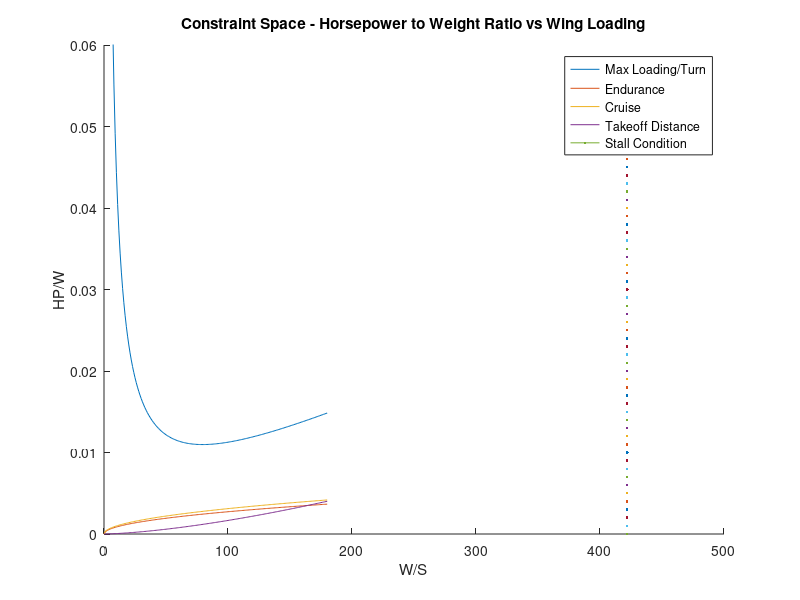
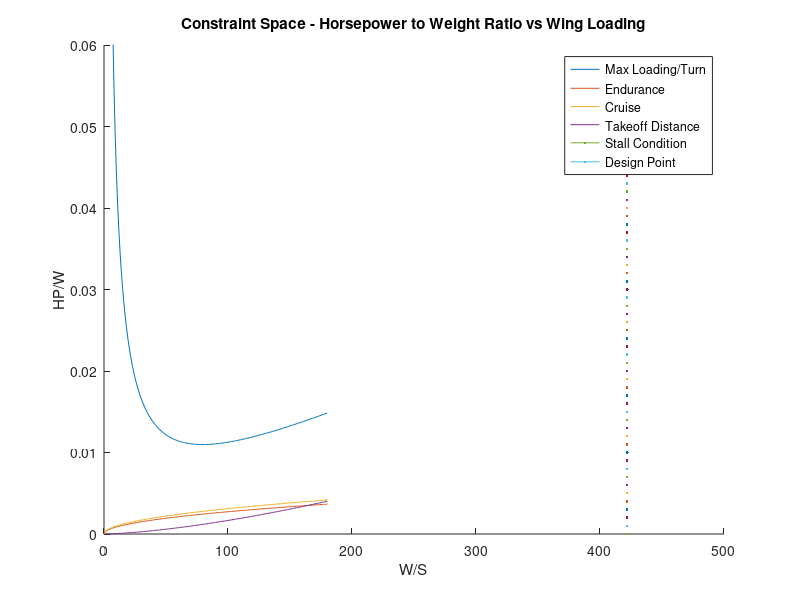
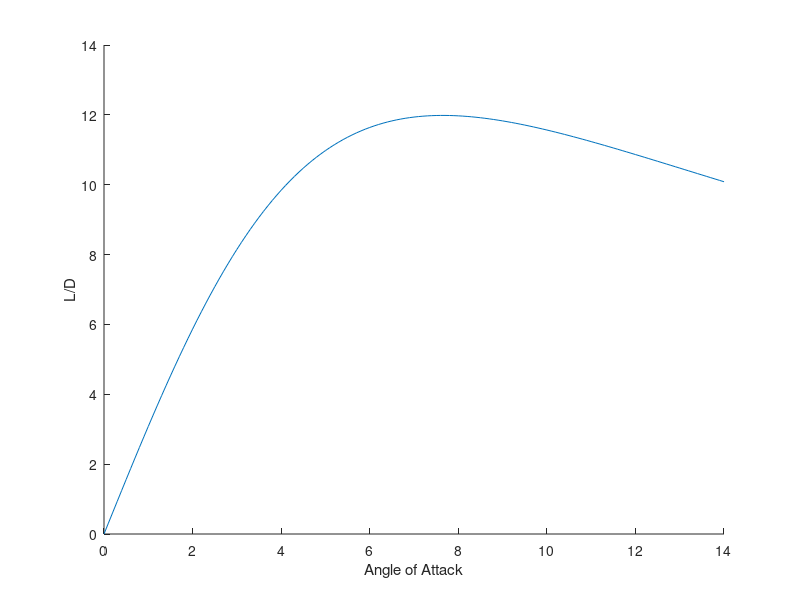

Source code (MATLAB) for these figures, in order:
%Jessica Glass
%Code for creating design space for UAS, determining flight
%characteristics, graphs, etc...

clear all; clc; close all;

%*********CONSTANTS AND INITIAL COMMENTS***************

%some constants/variables
%All of these assumptions have been made using a bungee cord take-off
%method -- this will allow for a larger payload capability due to the fact
%that stall speed is the most sensitive parameter in this constraint space 

rhossl=1.225; %kg/m^3
rho=1.20; %kg/m^3
np=0.7; %assumed propeller efficiency
V=20;  %cruise speed (m/s) - Can be interchanged w/ 20m/s for bungee launch
n=2.5; %turn loading - based on typical bank angle of UAS of this class
g=9.81; %gravity constant
cdo=0.035; %estimated parasitic drag --can range from 0.025-0.04

AR=7.8; %estimated design AR only for sake of constraint space graph -based on this class of aircraft
e=0.8; %assumed efficiency factor - typical assumed value
K=1/(pi*AR*e); %drag due to lift
% **** We have the option to switch out above 3 lines to the equation
% K=1/(4*cdo*(L/D)max^2) where we will assume a value of L/D max (probably
% somewhere between 12-14) ***** In doing this we can use value of K to
% solve for "recommended" AR by AR = 1/(pi*e*K) *****

clmax=input('Enter clmax for chosen airfoil'    );
CLmax=0.9*clmax; %3D estimation of CLmax --only if AR>5
dto=30; %takeoff distance (meters)
vstall=12.5; %stall speed (m/s) -- 9m/s for hand launch

%**********Payload Breakdown*************

%Ironbird Components:
%variables will be named ic_1, ic_2, ic_3...ic_n for simplicity with the
%description of component commented next to it.  weights are all in grams &
%converted to kg after summation

ic_1=38; %3DR Pixhawk
ic_2=16.8; %3DR uBox GPS with compass kit
ic_3=45; %Hitec HS Digital Servo


Wp=(164.1/1000); %estimated payload weight - kilograms
Wto=Wp/0.201; %estimated allowable takeoff weight - based on historical data of small UAS

%********End Payload Breakdown**************



%******Creating our Design Space***********

%Constraint equations to create design space:
WS=0:1:180;
HPW=0:0.001:0.05;
SC=(rho/2)*CLmax*vstall^2;
ML=(1/(550*np))*(.5*rho*V^3*cdo*(1./WS)+2*K*(n^2/(rho*V)).*WS);
ED=(4/(550*np))*cdo^(1/4)*(K/3)^(3/4)*((2/rho).*WS).^(1/2);
CRU=(2/(550*np))*cdo^(1/4)*(K)^(3/4)*((2/rho).*WS).^(1/2);
TOD=(2.44/(550*np))*(1/(g*dto))*((1/(rhossl*CLmax)).*WS).^(3/2);

%constraint space graph
figure(1)
hold on
plot(WS,ML,WS,ED,WS,CRU,WS,TOD,SC,HPW)
ylim([0,0.06]); legend('Max Loading/Turn','Endurance','Cruise','Takeoff Distance','Stall Condition');
ylabel('HP/W');xlabel('W/S');title('Constraint Space - Horsepower to Weight Ratio vs Wing Loading');
hold off

%where the user will pick a design point 
prompt1= 'Enter the horsepower to weight ratio for chosen design point   ';
dhpw=input(prompt1);
prompt2= 'Enter the wing loading for chosen design point   ';
dws=input(prompt2);

%constraint space w/ design point
figure(2)
hold on
plot(WS,ML,WS,ED,WS,CRU,WS,TOD,SC,HPW)
plot(dws,dhpw,'x','markersize',10)
ylim([0,0.06]); legend('Max Loading/Turn','Endurance','Cruise','Takeoff Distance','Stall Condition','Design Point');
ylabel('HP/W');xlabel('W/S');title('Constraint Space - Horsepower to Weight Ratio vs Wing Loading');
hold off

%************PERFORMANCE CHARACTERISTICS************************

%calculating characteristics of aircraft based on design point
S=Wto/dws

% arprompt= 'Pick an aspect ratio   ';  
% dAR=input(arprompt); %aspect ratio
%** Above is user input for design AR which will ultimately be how this
%script is run -- I used a constant value of 8 (below) for the sake of creating
%this script for easier running and less inputs

dAR=8; %will be user input (above)
b=sqrt(S*dAR)
CLo=Wto/(.5*rho*V^2*S) %required operating lift coefficient setting lift equal to weight
%**** CLo Should be checked with airfoil to be sure that the operating lift
%coefficient corresponds to a reasonable AOA ****


%creating lift to drag ratio plot
alpha=0:0.1:14;
CL2=2*pi.*(alpha*(pi/180)); %convert AOA to radians for calculation -- this is an estimate based on prandtl's flat plate theory for airfoils
CDi=CL2.^2./(pi*e*dAR);
CD=cdo+CDi;
LDrat=CL2./CD;

figure(3)
hold on
plot(alpha,LDrat)
ylim([0,14]); xlabel('Angle of Attack');ylabel('L/D');
hold off

%finding L/D for operating lift coeff
alphao=CLo/(2*pi*(pi/180)) %operating AOA (should be relatively close or the same as AOA from XFLR5 analysis)
CDoi=CLo^2/(pi*e*dAR);
CDo=cdo+CDoi; 
ldo=CLo/CDo

%IT IS IMPORTANT TO CHECK THAT OPERATING CL, AOA, AND L/D ARE REASONABLE
%VALUES  

%Note : I think it would be interesting to see how fluctuating assumed cdo
%may affect results.  Perhpas we can come up with a way to decrease drag to
%improve the performancce



        


